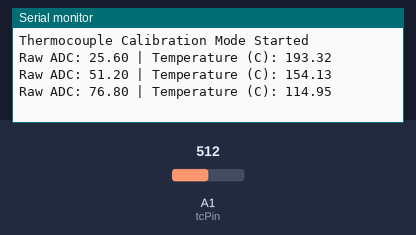
This sketch was run on a simulated Arduino Uno, built with avr-gcc and run on an emulated ATmega328P. On the bench: the last lines printed to the serial monitor. Inputs (shaded band) come from the test bench; at power-on: A1 (tcPin) = 512.

Above: at 1.2 s.
1.3 s: A1 (tcPin) set to 716
At 1.59 s:
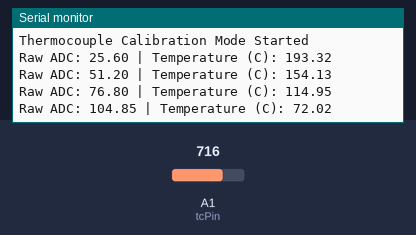
2.8 s: A1 (tcPin) set to 900
At 2.81 s:
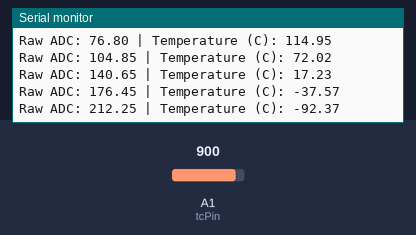
Timing chart, 0 to 5.8 s (numbered marks = the images above; inputs shaded):
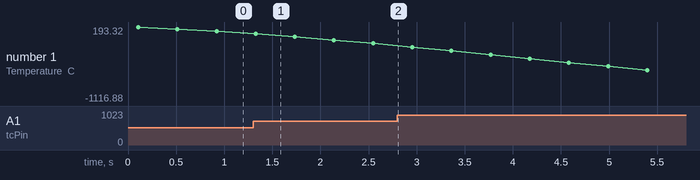

The sketch:

Calibration_Thermocouple.ino
```cpp
/*
 * Cu-Fe Thermocouple Calibration with Smoothing
 *
 * Purpose: Reads raw ADC values with oversampling and moving average
 * to provide stable data for regression analysis.
 */

const int tcPin = A1;
const int N = 20;       // Moving average window size
float buffer[N];        // Circular buffer
int indexTC = 0;

// Update these after performing regression analysis
// Formula: Temp = (Slope * RawADC) + Intercept
const float REGRESSION_SLOPE = -1.5306;
const float REGRESSION_INTERCEPT = 232.5009;

void setup() {
  Serial.begin(9600);

  // Initialize buffer
  for(int i = 0; i < N; i++) {
    buffer[i] = 0;
  }

  Serial.println("Thermocouple Calibration Mode Started");
}

void loop() {
  // 1. Oversampling: Take 50 readings and average them
  long total = 0;
  for(int i = 0; i < 50; i++) {
    total += analogRead(tcPin);
    delay(2);
  }
  float raw = total / 50.0;

  // 2. Moving Average Filter
  buffer[indexTC] = raw;
  indexTC = (indexTC + 1) % N;

  float avgADC = 0;
  for(int i = 0; i < N; i++) {
    avgADC += buffer[i];
  }
  avgADC /= N;

  // 3. Convert to Temperature
  float T = (REGRESSION_SLOPE * avgADC) + REGRESSION_INTERCEPT;

  Serial.print("Raw ADC: ");
  Serial.print(avgADC);
  Serial.print(" | Temperature (C): ");
  Serial.println(T);

  delay(300);
}
```

Measured:
- after the input at 1.3 s, the serial monitor: prints a new line at once (image 1)
- plotted number 1: 114.95 → -92.37 after the input at 1.3 s, -92.37 → -1116.88 after the input at 2.8 s
